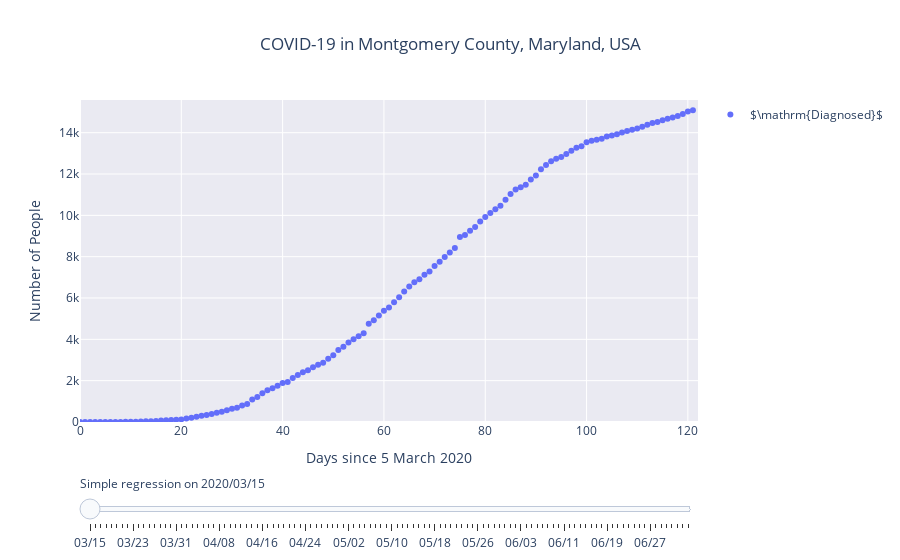

Notebook cell for this chart:
### Code cell
# Data

covid = pd.read_csv(dataname)
ndays = len(covid)
key = "diagnosed"
first_fit = 10 # fitting with fewer than 10 data points is meaningless

start = strptime(covid["date"].iloc[0], "%Y-%m-%d")
first_day = date(start.tm_year, start.tm_mon, start.tm_mday)
start = first_day.toordinal()

allPeople = np.array(covid[key])
allDays   = np.zeros_like(allPeople)
for i in range(len(allPeople)):
    day = strptime(covid["date"].iloc[i], "%Y-%m-%d")
    allDays[i] = date(day.tm_year, day.tm_mon, day.tm_mday).toordinal() - start

points = go.Scatter(x=allDays, y=allPeople, mode="markers", name="$\mathrm{Diagnosed}$")

# Initialize figure

layout = go.Layout(title={"text": "COVID-19 in Montgomery County, Maryland, USA",
                          "x": 0.5},
                   xaxis=go.layout.XAxis(dict(range=[0,   1 + np.amax(allDays)],
                                              title="Days since 5 March 2020")),
                   yaxis=go.layout.YAxis(dict(range=[0, 500 + np.amax(allPeople)],
                                              title="Number of People")),
                   plot_bgcolor="rgb(234, 234, 242)",
                   showlegend=True)

fig = go.Figure(data=[points], layout=layout)

for dor in range(first_fit, ndays, 1):
    today = strptime(covid["date"].iloc[dor], "%Y-%m-%d")
    today = date(today.tm_year, today.tm_mon, today.tm_mday).toordinal()

    model = "exp" if dor < 20 else "log"
    f  = f_exp  if dor < 20 else f_log
    df = df_exp if dor < 20 else df_log

    t = allDays[:dor+1]
    y = allPeople[:dor+1]

    # Levenburg-Marquardt Least-Squares Fit
    """
    Note that sigma represents the relative error associated with each data point. By default,
    `curve_fit` will assume an array of ones (constant values imply no difference in error),
    which is probably incorrect: given sparsity of testing, there's considerable uncertainty,
    and the earlier numbers may be lower than the truth to a greater extent than the later 
    numbers. Quantifying this error by some non-trivial means for each datapoint would produce
    much more realistic uncertainty bands in the final plots.
    """
    p, pcov = curve_fit(f, t, y, sigma=None, method="lm", jac=df, maxfev=1000)
    perr = np.sqrt(np.diag(pcov))

    # Reduced chi-square goodness of fit
    ## https://en.wikipedia.org/wiki/Reduced_chi-squared_statistic

    ndof = len(y) - len(p) - 1
    chisq, chip = chisquare(y, f(t, *p))
    chi_sq_red = chisq / ndof

    # Confidence Band: dfdp represents the partial derivatives of the model
    # with respect to each parameter p (i.e., a and b)

    t_hat = np.linspace(0, allDays[-1], 50)
    y_hat = f(t_hat, *p)
    fig.add_trace(go.Scatter(x=t_hat, y=y_hat, fill=None, visible=False,
                             name="$\mathrm{Day}\ %2d,\  \\chi^2_{\\nu}=%5.2f$" % (dor, chi_sq_red)))    

    if (models[key] == "log"):
        perr[1] *= -1

    upr_p = p + perr
    lwr_p = p - perr

    if (models[key] == "log"):
        perr[1] *= -1

    t_hat = np.linspace(0, t[-1], 50)
    upper = f(t_hat, *upr_p)
    lower = f(t_hat, *lwr_p)
        
    fig.add_trace(go.Scatter(x=t_hat, y=upper, fill=None, name="$y+\sigma$", visible=False))
    fig.add_trace(go.Scatter(x=t_hat, y=lower, fill="tonexty", name="$y-\sigma$", visible=False))
    

# Create and add slider

steps = [{}] * 3 * ndays

for i in range(1, len(fig.data), 3):
    day_of_record = first_fit + int((i - 1)/3)
    date_of_record = first_day + timedelta(days=day_of_record)
    date_str = "{0:02d}/{1:02d}".format(date_of_record.month, date_of_record.day)
    steps[i] = dict(
        method="update",
        args=[{"visible": [False] * len(fig.data)},
              {"title": "Curve fit to COVID-19 data in Montgomery County, MD: 2020/" + date_str}],
        label=date_str
    )
    steps[i]["args"][0]["visible"][0] = True   # Toggle data trace to "visible"
    steps[i]["args"][0]["visible"][i] = True
    steps[i]["args"][0]["visible"][i+1] = True # Toggle model trace to "visible"
    steps[i]["args"][0]["visible"][i+2] = True
    
slider = go.layout.Slider(dict(
    active=len(steps)-1,
    currentvalue={"prefix": "Simple regression on 2020/"},
    pad={"t": 50},
    steps=steps)
)

fig.update_layout(sliders=[slider])

iplot(fig, filename="COVID19-curve-your-county", show_link=False)
